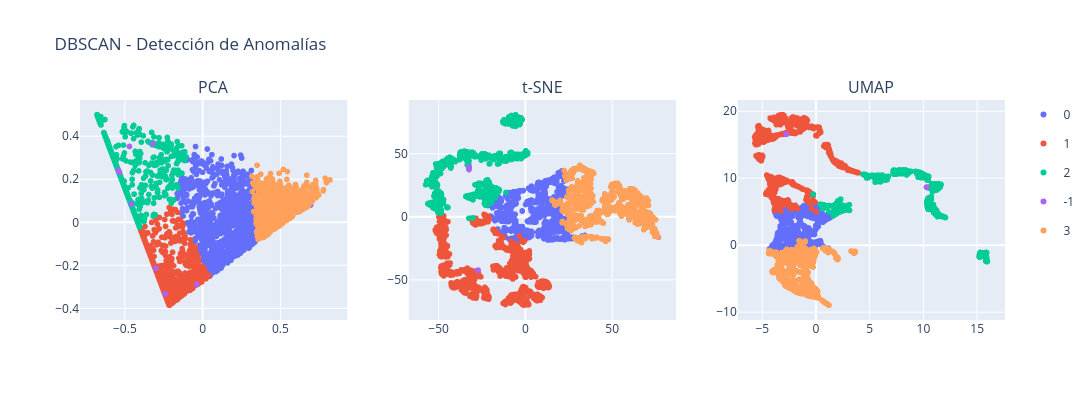

This figure's notebook cell:
### Code cell
# Utilice este código para graficar. dbscan_labels = clusters/outliers obtenidos por DBSCAN.
fig_dbscan = plot_dim_reductions(
    pca_proj,
    tsne_proj,
    umap_proj,
    name="DBSCAN - Detección de Anomalías",
    colors=dbscan_labels,
)
fig_dbscan.show()

### Figure 1 — Plotly figure (JSON) as saved in the notebook; plotly's stock layout.template omitted (floating-point values rounded to 4 significant figures; data arrays with more than 128 entries replaced by an {"elided": "..."} marker saying what was removed)
{"data": [{"hovertemplate": "color=0<br>x=%{x}<br>y=%{y}<extra></extra>", "legendgroup": "0", "marker": {"color": "#636efa", "symbol": "circle"}, "mode": "markers", "name": "0", "showlegend": true, "type": "scattergl", "x": {"elided": "998 float values"}, "xaxis": "x", "y": {"elided": "998 float values"}, "yaxis": "y"}, {"hovertemplate": "color=1<br>x=%{x}<br>y=%{y}<extra></extra>", "legendgroup": "1", "marker": {"color": "#EF553B", "symbol": "circle"}, "mode": "markers", "name": "1", "showlegend": true, "type": "scattergl", "x": {"elided": "1275 float values"}, "xaxis": "x", "y": {"elided": "1275 float values"}, "yaxis": "y"}, {"hovertemplate": "color=2<br>x=%{x}<br>y=%{y}<extra></extra>", "legendgroup": "2", "marker": {"color": "#00cc96", "symbol": "circle"}, "mode": "markers", "name": "2", "showlegend": true, "type": "scattergl", "x": {"elided": "908 float values"}, "xaxis": "x", "y": {"elided": "908 float values"}, "yaxis": "y"}, {"hovertemplate": "color=-1<br>x=%{x}<br>y=%{y}<extra></extra>", "legendgroup": "-1", "marker": {"color": "#ab63fa", "symbol": "circle"}, "mode": "markers", "name": "-1", "showlegend": true, "type": "scattergl", "x": [-0.2403, -0.535, -0.3005, -0.3187, -0.4703, 0.6952, -0.5413, -0.03742, 0.6563, -0.4578], "xaxis": "x", "y": [-0.3318, 0.232, -0.2143, 0.3653, 0.3525, 0.08033, 0.2423, -0.2891, 0.08365, 0.0849], "yaxis": "y"}, {"hovertemplate": "color=3<br>x=%{x}<br>y=%{y}<extra></extra>", "legendgroup": "3", "marker": {"color": "#FFA15A", "symbol": "circle"}, "mode": "markers", "name": "3", "showlegend": true, "type": "scattergl", "x": {"elided": "1123 float values"}, "xaxis": "x", "y": {"elided": "1123 float values"}, "yaxis": "y"}, {"hovertemplate": "color=0<br>x=%{x}<br>y=%{y}<extra></extra>", "legendgroup": "0", "marker": {"color": "#636efa", "symbol": "circle"}, "mode": "markers", "name": "0", "showlegend": false, "type": "scattergl", "x": {"elided": "998 float values"}, "xaxis": "x2", "y": {"elided": "998 float values"}, "yaxis": "y2"}, {"hovertemplate": "color=1<br>x=%{x}<br>y=%{y}<extra></extra>", "legendgroup": "1", "marker": {"color": "#EF553B", "symbol": "circle"}, "mode": "markers", "name": "1", "showlegend": false, "type": "scattergl", "x": {"elided": "1275 float values"}, "xaxis": "x2", "y": {"elided": "1275 float values"}, "yaxis": "y2"}, {"hovertemplate": "color=2<br>x=%{x}<br>y=%{y}<extra></extra>", "legendgroup": "2", "marker": {"color": "#00cc96", "symbol": "circle"}, "mode": "markers", "name": "2", "showlegend": false, "type": "scattergl", "x": {"elided": "908 float values"}, "xaxis": "x2", "y": {"elided": "908 float values"}, "yaxis": "y2"}, {"hovertemplate": "color=-1<br>x=%{x}<br>y=%{y}<extra></extra>", "legendgroup": "-1", "marker": {"color": "#ab63fa", "symbol": "circle"}, "mode": "markers", "name": "-1", "showlegend": false, "type": "scattergl", "x": [-27.21, -32.25, -32.25, -32.16, -32.19, 76.98, -32.21, -27.03, 76.84, -32.26], "xaxis": "x2", "y": [-42.51, 38.02, 37.48, 38.96, 39.52, -16.25, 38.96, -42.28, -16.05, 37.85], "yaxis": "y2"}, {"hovertemplate": "color=3<br>x=%{x}<br>y=%{y}<extra></extra>", "legendgroup": "3", "marker": {"color": "#FFA15A", "symbol": "circle"}, "mode": "markers", "name": "3", "showlegend": false, "type": "scattergl", "x": {"elided": "1123 float values"}, "xaxis": "x2", "y": {"elided": "1123 float values"}, "yaxis": "y2"}, {"hovertemplate": "color=0<br>x=%{x}<br>y=%{y}<extra></extra>", "legendgroup": "0", "marker": {"color": "#636efa", "symbol": "circle"}, "mode": "markers", "name": "0", "showlegend": false, "type": "scattergl", "x": {"elided": "998 float values"}, "xaxis": "x3", "y": {"elided": "998 float values"}, "yaxis": "y3"}, {"hovertemplate": "color=1<br>x=%{x}<br>y=%{y}<extra></extra>", "legendgroup": "1", "marker": {"color": "#EF553B", "symbol": "circle"}, "mode": "markers", "name": "1", "showlegend": false, "type": "scattergl", "x": {"elided": "1275 float values"}, "xaxis": "x3", "y": {"elided": "1275 float values"}, "yaxis": "y3"}, {"hovertemplate": "color=2<br>x=%{x}<br>y=%{y}<extra></extra>", "legendgroup": "2", "marker": {"color": "#00cc96", "symbol": "circle"}, "mode": "markers", "name": "2", "showlegend": false, "type": "scattergl", "x": {"elided": "908 float values"}, "xaxis": "x3", "y": {"elided": "908 float values"}, "yaxis": "y3"}, {"hovertemplate": "color=-1<br>x=%{x}<br>y=%{y}<extra></extra>", "legendgroup": "-1", "marker": {"color": "#ab63fa", "symbol": "circle"}, "mode": "markers", "name": "-1", "showlegend": false, "type": "scattergl", "x": [-2.743, 10.33, -2.721, 10.34, 10.36, 1.232, 10.34, -2.738, 1.231, 10.33], "xaxis": "x3", "y": [16.58, 8.661, 16.56, 8.655, 8.646, -8.951, 8.653, 16.57, -8.951, 8.664], "yaxis": "y3"}, {"hovertemplate": "color=3<br>x=%{x}<br>y=%{y}<extra></extra>", "legendgroup": "3", "marker": {"color": "#FFA15A", "symbol": "circle"}, "mode": "markers", "name": "3", "showlegend": false, "type": "scattergl", "x": {"elided": "1123 float values"}, "xaxis": "x3", "y": {"elided": "1123 float values"}, "yaxis": "y3"}], "layout": {"annotations": [{"font": {"size": 16}, "showarrow": false, "text": "PCA", "x": 0.1444, "xanchor": "center", "xref": "paper", "y": 1, "yanchor": "bottom", "yref": "paper"}, {"font": {"size": 16}, "showarrow": false, "text": "t-SNE", "x": 0.5, "xanchor": "center", "xref": "paper", "y": 1, "yanchor": "bottom", "yref": "paper"}, {"font": {"size": 16}, "showarrow": false, "text": "UMAP", "x": 0.8556, "xanchor": "center", "xref": "paper", "y": 1, "yanchor": "bottom", "yref": "paper"}], "height": 400, "title": {"text": "DBSCAN - Detección de Anomalías"}, "width": 1200, "xaxis": {"anchor": "y", "domain": [0, 0.2889]}, "xaxis2": {"anchor": "y2", "domain": [0.3556, 0.6444]}, "xaxis3": {"anchor": "y3", "domain": [0.7111, 1]}, "yaxis": {"anchor": "x", "domain": [0, 1]}, "yaxis2": {"anchor": "x2", "domain": [0, 1]}, "yaxis3": {"anchor": "x3", "domain": [0, 1]}}}
